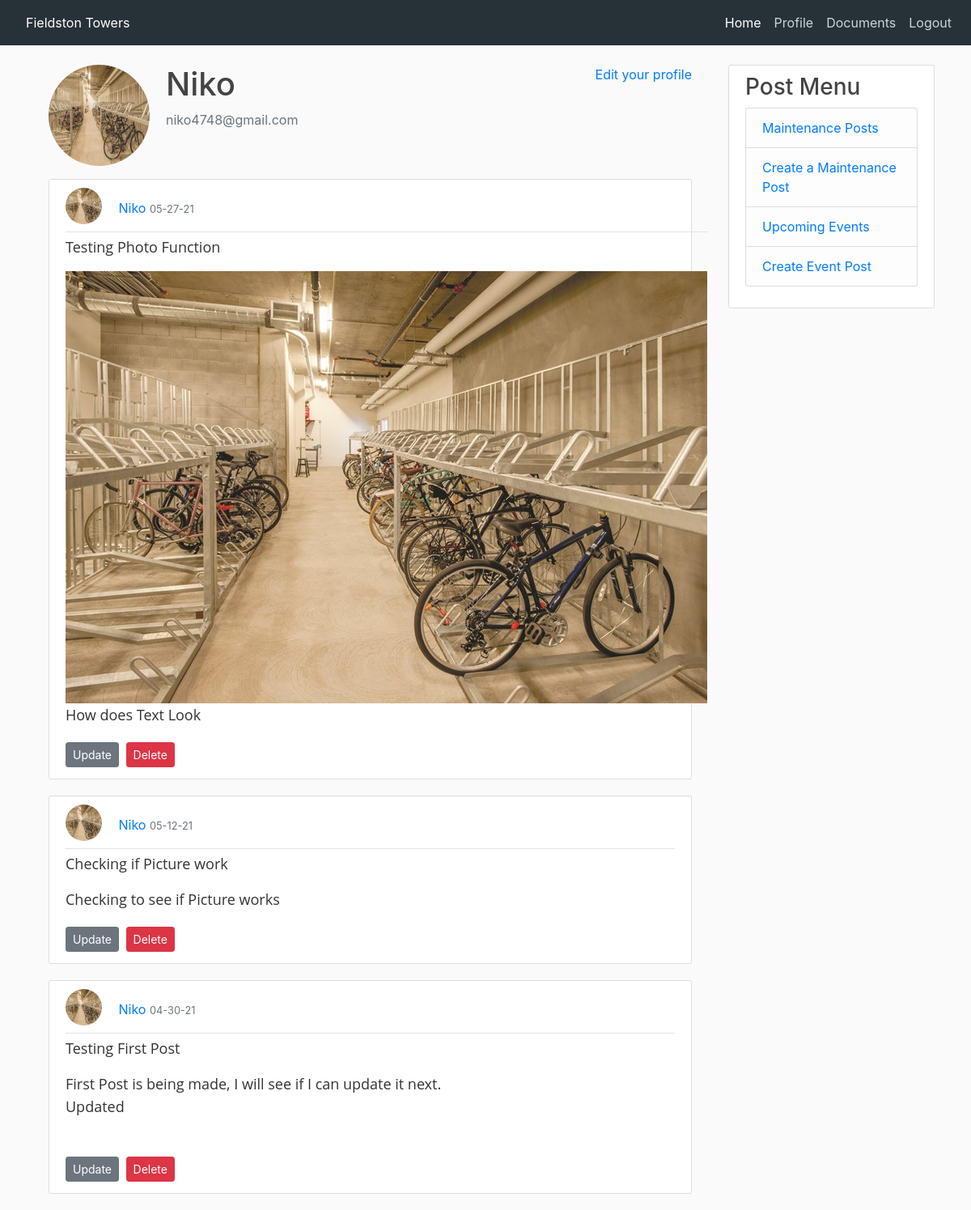
Page /user/Niko (signed in) on the earlier database version.
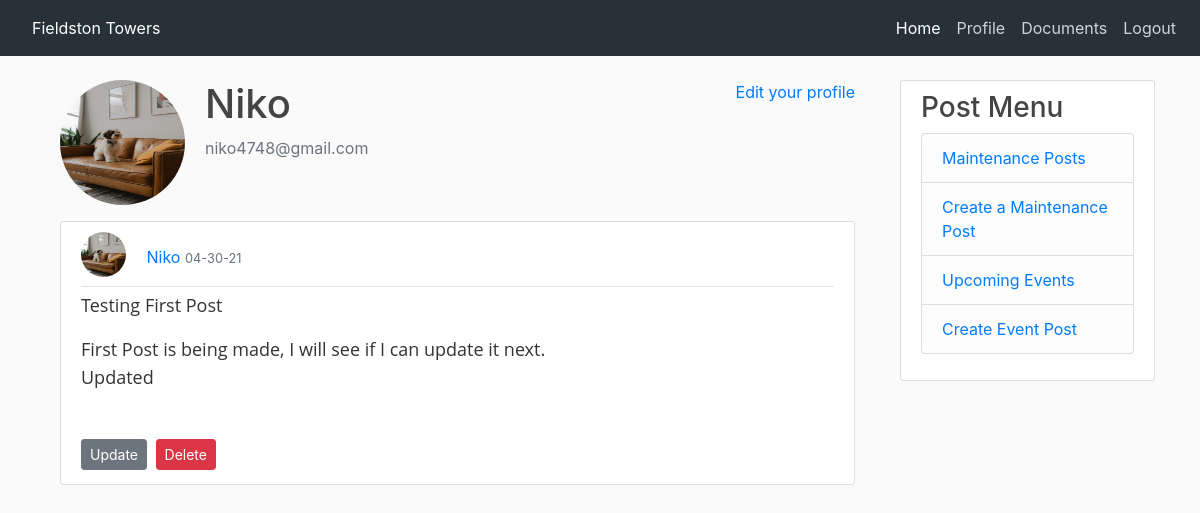
Same page on the later database version.
### app/models.py (models this page shows, shortened)
class User(UserMixin, db.Model):
    id = db.Column(db.Integer, primary_key=True)
    username = db.Column(db.String(20), unique=True, nullable=False)
    first_name = db.Column(db.String(60), nullable=False)
    last_name = db.Column(db.String(60), nullable=False)
    phone_number = db.Column(db.String())
    email = db.Column(db.String(120), unique=True, nullable=False)
    profile_img = db.Column(db.String(20), default='default.jpg')
    password_hash = db.Column(db.String(128), nullable=False)
    email_notification = db.Column(db.Boolean, default=False)
    test_notification = db.Column(db.Boolean, default=False)
    posts = db.relationship('CommunityBoard', backref='author', lazy=True)
    maintenances = db.relationship('Maintenance', backref='author', lazy=True)
    events = db.relationship('Event', backref='author', lazy=True)
    admin = db.Column(db.Boolean, default=False)

class CommunityBoard(db.Model):
    id = db.Column(db.Integer, primary_key=True)
    title = db.Column(db.String)
    post_img = db.Column(db.String(20), nullable=True)
    body = db.Column(db.String)
    user_id = db.Column(db.Integer, db.ForeignKey('user.id'))
    timestamp = db.Column(db.DateTime, default=datetime.utcnow())

### app/routes.py (the view)
@app.route('/user/<username>')
@login_required
def user(username):
    user = User.query.filter_by(username=username).first_or_404()
    posts = CommunityBoard.query.filter_by(user_id=user.id).order_by(CommunityBoard.timestamp.desc()).all()
    return render_template('user.html', user=user, posts=posts)

### app/models.py (called while the page is built)
@login.user_loader
def load_user(id):
    return User.query.get(int(id))

### app/templates/user.html (shortened to what this page needs)
{% extends "base_login.html" %}
{% block content %}
<main class="container">
    <div class="media">
        <img class="rounded-circle account-img" src="{{ url_for('static', filename='profile_pics/' + user.profile_img)}}">
        <div class="media-body">
            <h2 class="account-heading">{{ user.username }}</h2>
            <p class="text-secondary">{{ user.email }}</p>
        </div>
        {% if user == current_user %}
        <p><a href="{{ url_for('edit_profile') }}">Edit your profile</a></p>
        {% endif %}
    </div>
    {% for post in posts %}
    <article class="media content-section">
        <div class="media-body">
            <div class="article-metadata">
                <img class="rounded-circle article-img"
                     src="{{ url_for('static', filename='profile_pics/' + post.author.profile_img) }}">
                <a href="{{ url_for('user', username=post.author.username) }}">{{ post.author.username }}</a>
                <small class="text-muted">{{ post.timestamp.strftime('%m-%d-%y') }}</small>
            </div>
            <p class="article-content">{{ post.title}}</p>
            {% if post.post_img != None %}
                <img  src="{{ url_for('static', filename='post_pic/' + post.post_img) }}">
            {% endif %}
            <p class="article-content">{{ post.body }}</p>
            {% if post.author == current_user %}
            <div>
                <a class="btn btn-secondary btn-sm mt-1 mb-1" href="{{ url_for('update_post', post_id=post.id) }}">Update</a>
                <button type="button" class="btn btn-danger btn-sm m-1" data-toggle="modal" data-target="#deleteModal">
                    Delete
                </button>
            </div>
            {% endif %}
        </div>
    </article>
    {% endfor %}
</main>
{% endblock %}

Differences in the rows shown:
removed CommunityBoard: profile_img (picture), author.username "Niko", timestamp "05-27-21", title "Testing Photo Function", post_img (picture), body "How does Text Look"
removed CommunityBoard: profile_img (picture), author.username "Niko", timestamp "05-12-21", title "Checking if Picture work", body "Checking to see if Picture works"
changed User "Niko": profile_img: a different picture
changed through a linked row, CommunityBoard "Testing First Post": profile_img: a different picture
